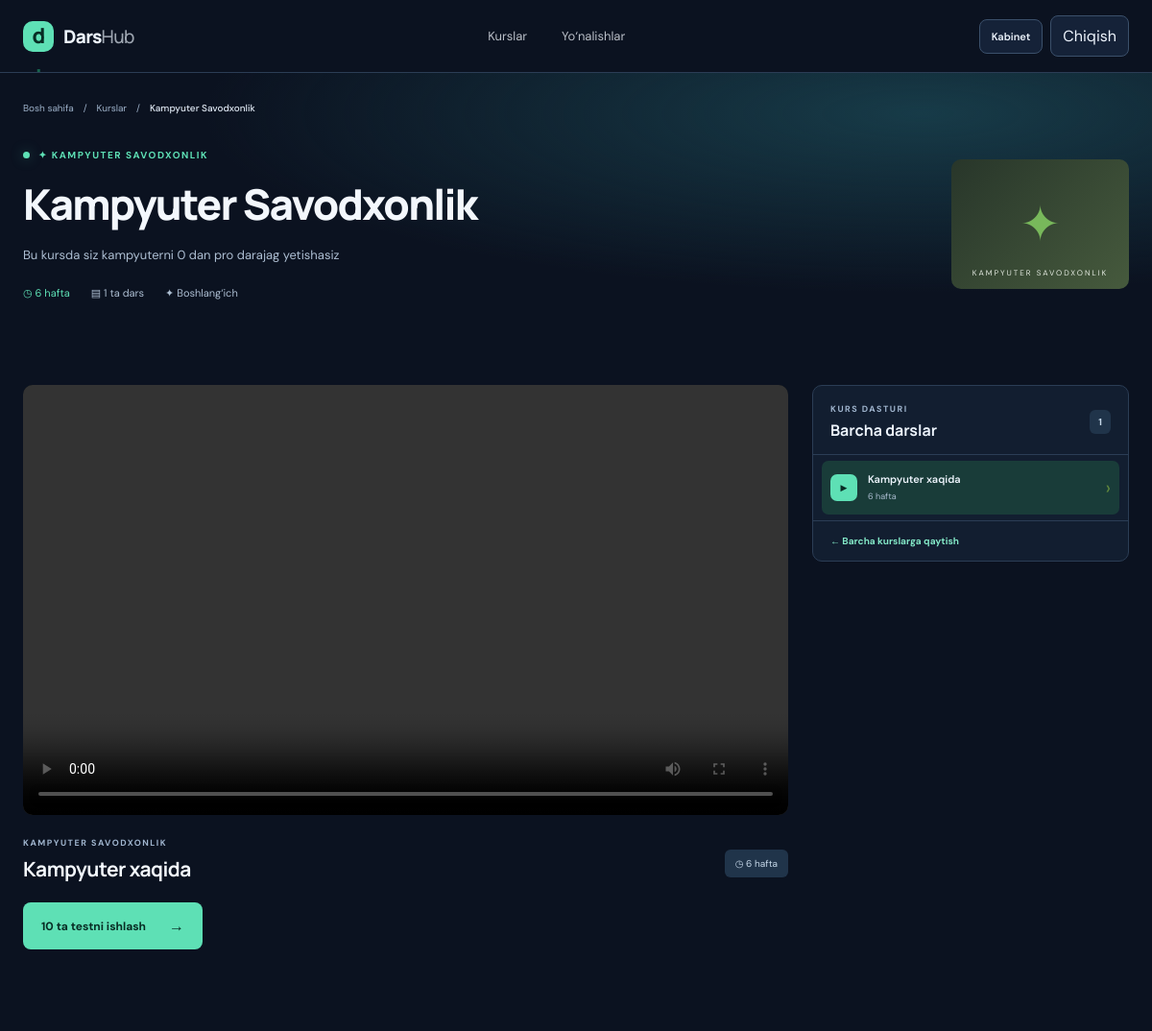
The page /kurs/kampyuter-savodxonlik/ (signed in) on the database as committed earlier.
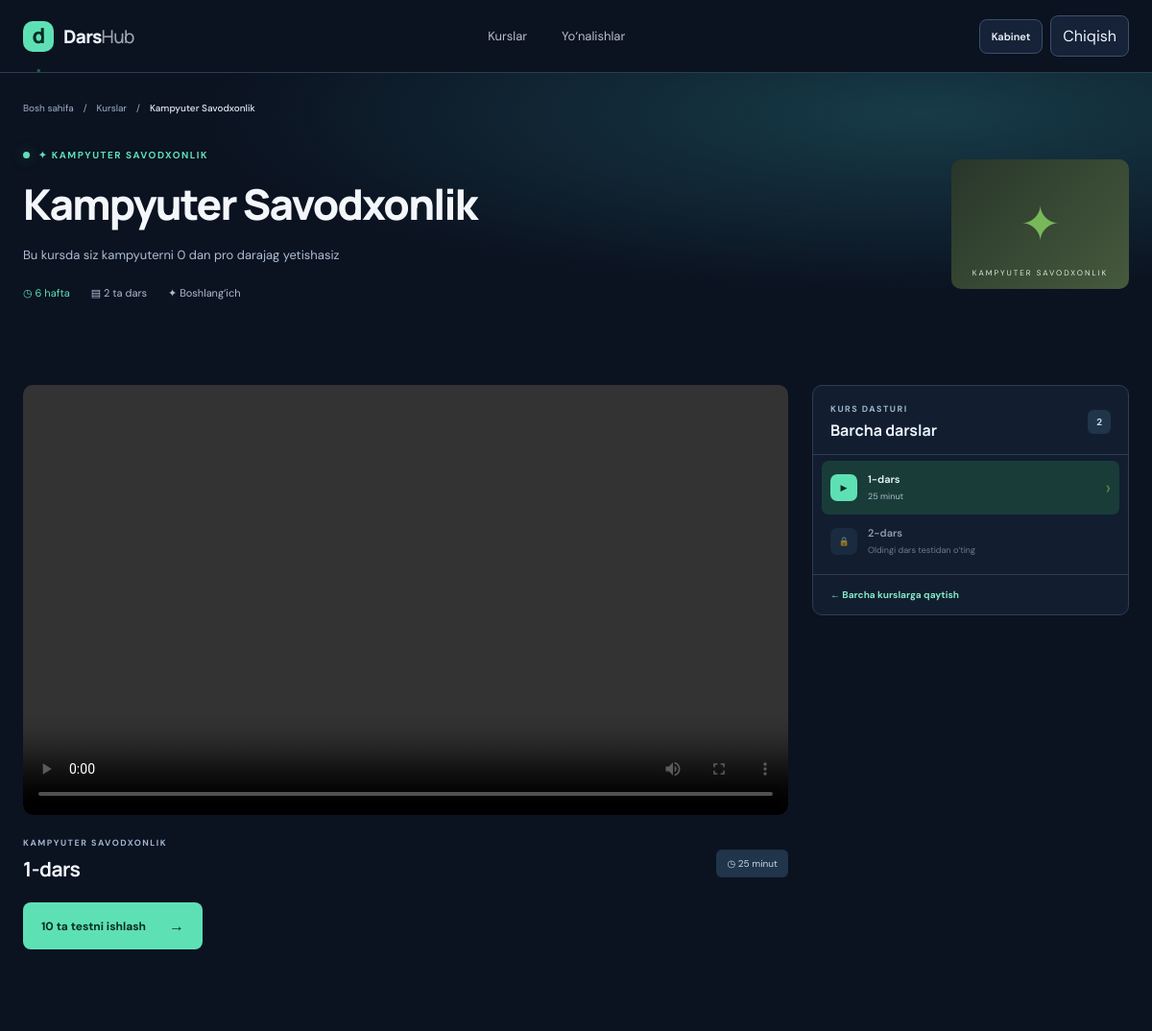
The same page on the database as committed later.
### academy/models.py (models this page shows, shortened)
class Course(models.Model):
    title = models.CharField("Kurs nomi", max_length=180)
    slug = models.SlugField(unique=True, blank=True)
    category = models.ForeignKey(Category, on_delete=models.PROTECT, related_name="courses", verbose_name="Yo‘nalish")
    description = models.TextField("Qisqacha tavsif")
    cover = models.ImageField("Kurs rasmi", upload_to="courses/", blank=True, null=True)
    level = models.CharField("Daraja", max_length=40, default="Boshlang‘ich")
    duration = models.CharField("Davomiyligi", max_length=40, default="6 hafta")
    published = models.BooleanField("Saytda ko‘rsatish", default=True)
    created_at = models.DateTimeField(auto_now_add=True)
    class Meta:
        verbose_name = "Kurs"
        verbose_name_plural = "Kurslar"
        ordering = ["-created_at"]

class Category(models.Model):
    name = models.CharField("Nomi", max_length=80, unique=True)
    slug = models.SlugField(unique=True, blank=True)
    icon = models.CharField("Ikonka (emoji)", max_length=8, default="✦")
    class Meta:
        verbose_name = "Yo‘nalish"
        verbose_name_plural = "Yo‘nalishlar"
        ordering = ["name"]

class Lesson(models.Model):
    course = models.ForeignKey(Course, on_delete=models.CASCADE, related_name="lessons", verbose_name="Kurs")
    title = models.CharField("Dars nomi", max_length=180)
    description = models.TextField("Dars haqida", blank=True)
    video_file = models.FileField("Video fayl", upload_to="lessons/videos/", blank=True, null=True, help_text="MP4 video yuklang yoki pastdagi havolani kiriting.")
    video_url = models.URLField("Video havolasi", blank=True, help_text="YouTube yoki Vimeo havolasi")
    order = models.PositiveIntegerField("Dars tartibi", default=1)
    duration = models.CharField("Davomiyligi", max_length=30, blank=True)
    published = models.BooleanField("Saytda ko‘rsatish", default=True)
    class Meta:
        verbose_name = "Dars"
        verbose_name_plural = "Darslar"
        ordering = ["order", "id"]

### academy/views.py (the view)
# urls.py: urlpatterns = [path("", views.home, name="home"), path("royxatdan-otish/", views.register, name="register"), path("royxatdan-otish/oqituvchi/", views.register, {"role": "teacher"}, name="teacher_regis
@login_required(login_url="login")
def course_detail(request, slug):
    course = get_object_or_404(Course.objects.select_related("category"), slug=slug, published=True)
    lessons = list(course.lessons.filter(published=True).order_by("order", "id"))
    completed = _completed_lessons(request, course)
    available = [lesson for lesson in lessons if _lesson_unlocked(lessons, lesson, completed)]
    requested = next((item for item in lessons if str(item.pk) == request.GET.get("lesson")), None)
    active_lesson = requested if requested in available else (next((item for item in available if str(item.pk) not in completed), available[-1] if available else None))
    return render(request, "academy/course_detail.html", {"course":course, "lessons":lessons, "active_lesson":active_lesson, "completed_lessons":completed, "unlocked_ids":{item.pk for item in available}})

### academy/views.py (called while the page is built)
def _completed_lessons(request, course):
    return set(str(pk) for pk in LessonProgress.objects.filter(user=request.user, lesson__course=course).values_list("lesson_id", flat=True))

def _lesson_unlocked(lessons, lesson, completed):
    previous = [item for item in lessons if (item.order, item.pk) < (lesson.order, lesson.pk)]
    return not previous or str(previous[-1].pk) in completed

### academy/templates/academy/course_detail.html (shortened to what this page needs)
{% extends 'academy/base.html' %}{% block title %}{{ course.title }} — DarsHub{% endblock %}{% block content %}<section class="course-hero"><div class="shell"><div class="breadcrumbs"><a href="{% url 'home' %}">Bosh sahifa</a><span>/</span><a href="{% url 'home' %}#kurslar">Kurslar</a><span>/</span><b>{{ course.title }}</b></div><div class="detail-head"><div><div class="eyebrow"><span class="pulse"></span> {{ course.category.icon }} {{ course.category.name }}</div><h1>{{ course.title }}</h1><p>{{ course.description }}</p><div class="detail-facts"><span>◷ {{ course.duration }}</span><span>▤ {{ lessons|length }} ta dars</span><span>✦ {{ course.level }}</span></div></div><div class="detail-cover">{% if course.cover %}<img src="{{ course.cover.url }}" alt="{{ course.title }}">{% else %}<span>{{ course.category.icon }}</span><small>{{ course.category.name|upper }}</small>{% endif %}</div></div></div></section><section class="section lesson-section"><div class="shell lesson-layout"><div class="lesson-main">{% if active_lesson %}<div class="video-frame">{% if active_lesson.video_file %}<video controls controlsList="nodownload noplaybackrate" disablePictureInPicture playsinline preload="metadata"><source src="{{ active_lesson.video_file.url }}" type="video/mp4">Brauzeringiz video formatini qo‘llab-quvvatlamaydi.</video>{% elif active_lesson.embed_url %}<iframe src="{{ active_lesson.embed_url }}" title="{{ active_lesson.title }}" allow="accelerometer; autoplay; clipboard-write; encrypted-media; gyroscope; picture-in-picture; web-share" allowfullscreen></iframe>{% else %}<div class="video-empty"><span>▶</span><h3>Video tez orada joylanadi</h3><p>Bu dars uchun video fayl yoki havolani administrator qo‘shadi.</p></div>{% endif %}</div><div class="lesson-title"><div><div class="eyebrow muted">{{ course.title }}</div><h2>{{ active_lesson.title }}</h2></div>{% if active_lesson.duration %}<span class="duration-tag">◷ {{ active_lesson.duration }}</span>{% endif %}</div>{% if active_lesson.description %}<p class="lesson-description">{{ active_lesson.description|linebreaksbr }}</p>{% endif %}<a class="btn btn-primary quiz-start" href="{% url 'lesson_quiz' course.slug active_lesson.id %}">10 ta testni ishlash <span>→</span></a>{% else %}<div class="video-empty no-lessons"><span>▤</span><h3>Darslar hali qo‘shilmagan</h3><p>Administrator panelidan kursga dars qo‘shishingiz mumkin.</p></div>{% endif %}</div><aside class="lesson-sidebar"><div class="sidebar-head"><div><span class="eyebrow muted">KURS DASTURI</span><h3>Barcha darslar</h3></div><span class="lesson-count">{{ lessons|length }}</span></div><div class="lesson-list">{% for lesson in lessons %}{% if lesson.id in unlocked_ids %}<a class="lesson-row {% if active_lesson.id == lesson.id %}active{% endif %}" href="?lesson={{ lesson.id }}"><span class="lesson-play">{% if lesson.id in completed_lessons %}✓{% elif active_lesson.id == lesson.id %}▶{% else %}{{ forloop.counter|stringformat:'02d' }}{% endif %}</span><span class="lesson-row-title">{{ lesson.title }}<small>{% if lesson.id in completed_lessons %}Testdan o‘tildi{% elif lesson.duration %}{{ lesson.duration }}{% else %}Video dars{% endif %}</small></span><span class="row-arrow">›</span></a>{% else %}<div class="lesson-row locked"><span class="lesson-play">🔒</span><span class="lesson-row-title">{{ lesson.title }}<small>Oldingi dars testidan o‘ting</small></span></div>{% endif %}{% empty %}<p class="empty-lessons">Darslar admin paneldan qo‘shiladi.</p>{% endfor %}</div><a class="back-link" href="{% url 'home' %}">← Barcha kurslarga qaytish</a></aside></div></section>{% endblock %}

### academy/templates/academy/base.html (shortened to what this page needs)
{% load static %}<!doctype html><html lang="uz"><head><link rel="stylesheet" href="{% static 'academy/style.css' %}"></head><body><header class="topbar"><div class="shell nav"><a class="brand" href="{% url 'home' %}"><span class="brand-mark">d<span>.</span></span><span>Dars<span class="brand-light">Hub</span></span></a>{% if user.is_authenticated %}<nav class="nav-links"><a href="{% url 'home' %}#kurslar">Kurslar</a><a href="{% url 'home' %}#yonalishlar">Yo‘nalishlar</a></nav>{% endif %}<div class="account-links">{% if user.is_authenticated %}<a class="nav-cta" href="{% url 'dashboard' %}">Kabinet</a><form method="post" action="{% url 'logout' %}" class="logout-form"><button class="nav-cta" type="submit">Chiqish</button></form>{% else %}<a class="nav-cta" href="{% url 'login' %}">Kirish</a><a class="nav-cta signup-link" href="{% url 'register' %}">Ro‘yxatdan o‘tish</a>{% endif %}</div></div></header><main>{% block content %}{% endblock %}</main></body></html>

Rows that differ between the two databases and show on the page:
removed Lesson: title "Kampyuter xaqida", duration "6 hafta"
added Lesson: title "1-dars", duration "25 minut"
added Lesson: title "2-dars"
Other text that changed with them:
{{ lessons|length }}: "1" → "2"
